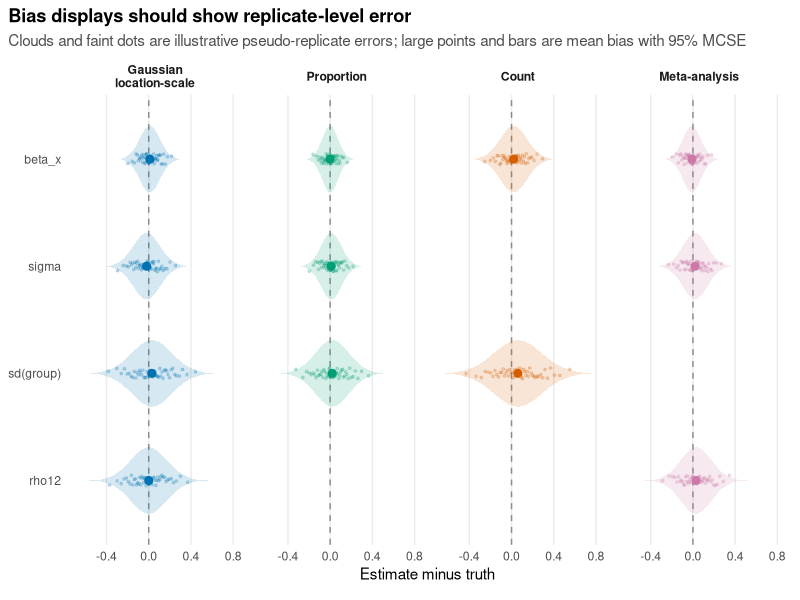
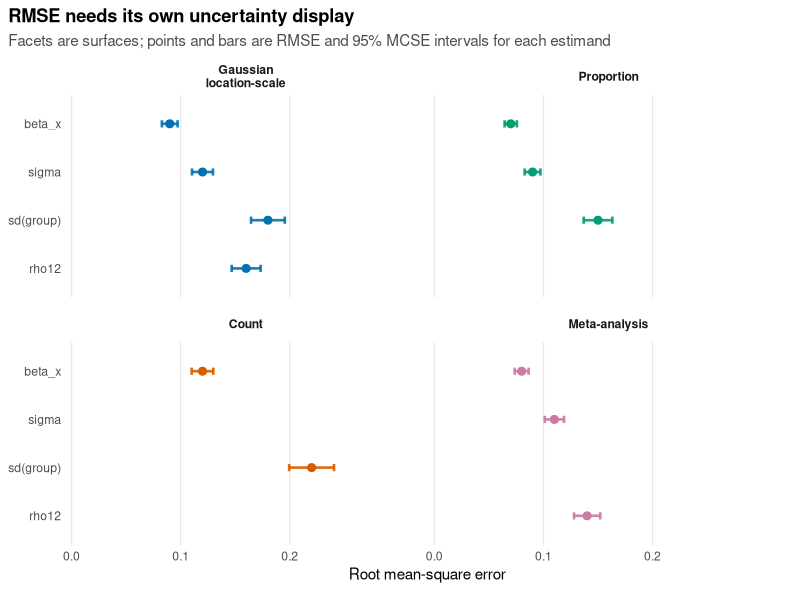
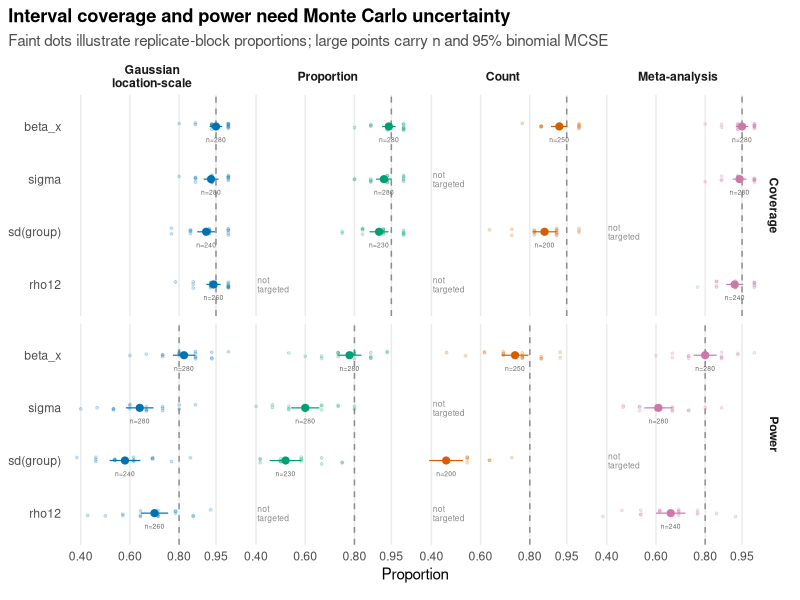
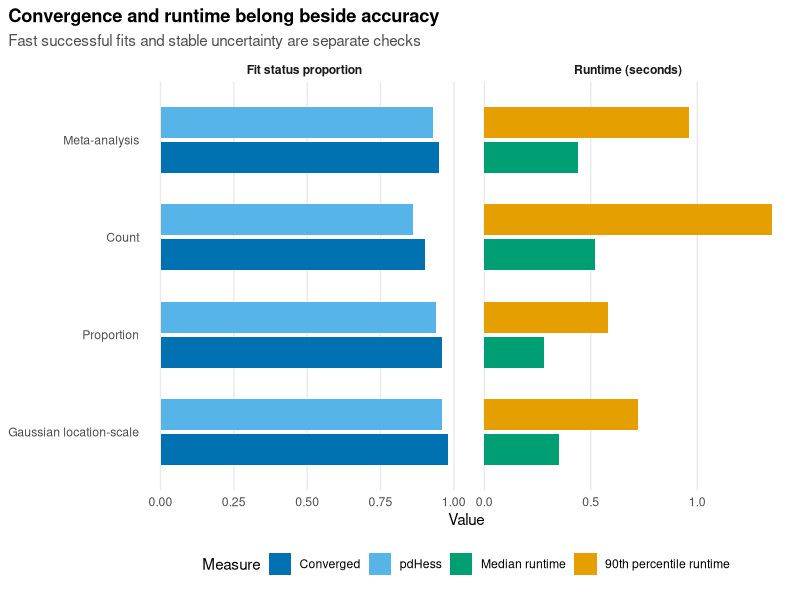
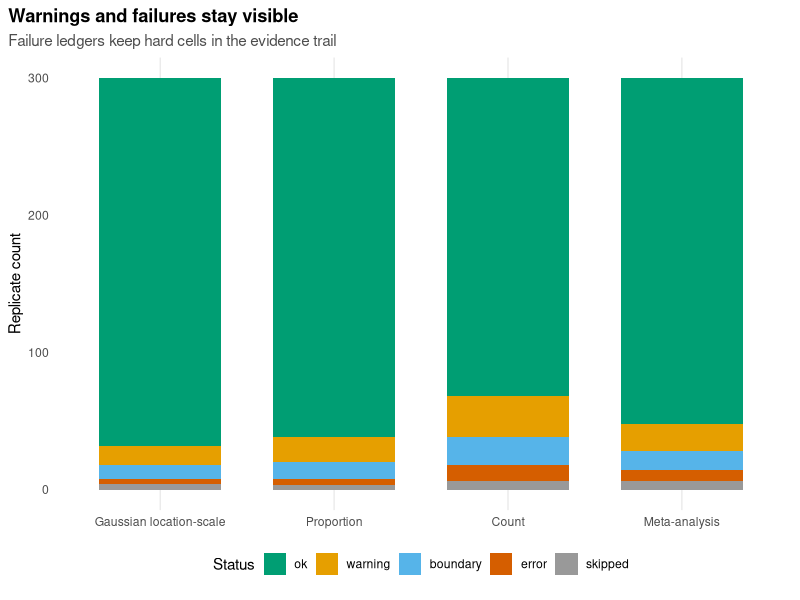

The R script that drew these images, in order:
## ---- chunk 1
has_ggplot2 <- requireNamespace("ggplot2", quietly = TRUE)
knitr::opts_chunk$set(
  collapse = TRUE,
  comment = "#>",
  fig.width = 7,
  fig.height = 4.2,
  dpi = 144,
  eval = has_ggplot2
)
## ---- chunk 2
library(ggplot2)

theme_sim_grammar <- function() {
  theme_minimal(base_size = 11) +
    theme(
      panel.grid.minor = element_blank(),
      panel.grid.major.y = element_blank(),
      plot.title.position = "plot",
      plot.title = element_text(face = "bold"),
      plot.subtitle = element_text(colour = "grey30", lineheight = 1.05),
      strip.text = element_text(face = "bold"),
      legend.position = "bottom",
      plot.margin = margin(6, 10, 12, 6)
    )
}

surface_palette <- c(
  "Gaussian location-scale" = "#0072B2",
  "Proportion" = "#009E73",
  "Count" = "#D55E00",
  "Meta-analysis" = "#CC79A7"
)

surface_levels <- names(surface_palette)
surface_facet_labels <- c(
  "Gaussian location-scale" = "Gaussian\nlocation-scale",
  "Proportion" = "Proportion",
  "Count" = "Count",
  "Meta-analysis" = "Meta-analysis"
)
estimand_display_labels <- c(
  "beta_x" = "beta_x",
  "sigma" = "sigma",
  "sd_group" = "sd(group)",
  "rho12" = "rho12"
)
## ---- chunk 3
accuracy_summary <- data.frame(
  surface = rep(surface_levels, each = 4),
  estimand = rep(c("beta_x", "sigma", "sd_group", "rho12"), 4),
  bias = c(
    0.01, -0.02, 0.03, 0.00,
    0.00, 0.01, 0.02, NA,
    0.02, NA, 0.06, NA,
    -0.01, 0.02, NA, 0.03
  ),
  rmse = c(
    0.09, 0.12, 0.18, 0.16,
    0.07, 0.09, 0.15, NA,
    0.12, NA, 0.22, NA,
    0.08, 0.11, NA, 0.14
  ),
  n_replicate = c(
    300, 300, 260, 280,
    300, 300, 250, NA,
    280, NA, 220, NA,
    300, 300, NA, 260
  )
)
accuracy_summary$surface <- factor(
  accuracy_summary$surface,
  levels = surface_levels
)
accuracy_summary$error_sd <- sqrt(
  pmax(accuracy_summary$rmse^2 - accuracy_summary$bias^2, 0)
)
accuracy_summary$bias_mcse <- with(
  accuracy_summary,
  error_sd / sqrt(n_replicate)
)
accuracy_summary$rmse_mcse <- with(
  accuracy_summary,
  rmse / sqrt(2 * n_replicate)
)
accuracy_summary$bias_low <- accuracy_summary$bias -
  1.96 * accuracy_summary$bias_mcse
accuracy_summary$bias_high <- accuracy_summary$bias +
  1.96 * accuracy_summary$bias_mcse
accuracy_summary$rmse_low <- pmax(
  0,
  accuracy_summary$rmse - 1.96 * accuracy_summary$rmse_mcse
)
accuracy_summary$rmse_high <- accuracy_summary$rmse +
  1.96 * accuracy_summary$rmse_mcse
accuracy_summary$estimand <- factor(
  accuracy_summary$estimand,
  levels = rev(c("beta_x", "sigma", "sd_group", "rho12"))
)

display_replicates <- 49
accuracy_replicates <- do.call(
  rbind,
  lapply(seq_len(nrow(accuracy_summary)), function(i) {
    row <- accuracy_summary[i, ]
    if (is.na(row$bias) || is.na(row$rmse)) {
      return(NULL)
    }
    data.frame(
      surface = row$surface,
      estimand = row$estimand,
      error = row$bias + qnorm(ppoints(display_replicates)) * row$error_sd
    )
  })
)
accuracy_replicates$surface <- factor(
  accuracy_replicates$surface,
  levels = surface_levels
)
accuracy_replicates$estimand <- factor(
  accuracy_replicates$estimand,
  levels = levels(accuracy_summary$estimand)
)
set.seed(20260519)
ggplot(accuracy_replicates, aes(error, estimand)) +
  geom_vline(xintercept = 0, linetype = "dashed", colour = "grey55") +
  geom_violin(
    aes(
      fill = surface
    ),
    width = 0.62,
    alpha = 0.16,
    colour = NA,
    scale = "width",
    trim = FALSE
  ) +
  geom_point(
    aes(colour = surface),
    position = position_jitter(height = 0.05, width = 0),
    alpha = 0.22,
    size = 0.65,
    show.legend = FALSE
  ) +
  geom_segment(
    data = accuracy_summary,
    aes(
      x = bias_low,
      xend = bias_high,
      y = estimand,
      yend = estimand,
      colour = surface
    ),
    linewidth = 0.85,
    na.rm = TRUE
  ) +
  geom_point(
    data = accuracy_summary,
    aes(bias, estimand, colour = surface),
    size = 2.4,
    na.rm = TRUE
  ) +
  facet_wrap(
    ~surface,
    nrow = 1,
    labeller = labeller(surface = as_labeller(surface_facet_labels))
  ) +
  scale_colour_manual(values = surface_palette, drop = FALSE) +
  scale_fill_manual(values = surface_palette, drop = FALSE) +
  labs(
    title = "Bias displays should show replicate-level error",
    subtitle = paste(
      "Clouds and faint dots are illustrative pseudo-replicate errors;",
      "large points and bars are mean bias with 95% MCSE"
    ),
    x = "Estimate minus truth",
    y = NULL,
    colour = "Surface"
  ) +
  scale_y_discrete(labels = estimand_display_labels) +
  guides(colour = "none", fill = "none") +
  theme_sim_grammar()

ggplot(accuracy_summary, aes(rmse, estimand, colour = surface)) +
  geom_errorbarh(
    aes(
      xmin = rmse_low,
      xmax = rmse_high
    ),
    height = 0.15,
    linewidth = 0.9,
    alpha = 0.9,
    na.rm = TRUE
  ) +
  geom_point(size = 2.4, na.rm = TRUE) +
  facet_wrap(
    ~surface,
    nrow = 2,
    labeller = labeller(surface = as_labeller(surface_facet_labels))
  ) +
  scale_colour_manual(values = surface_palette, drop = FALSE) +
  labs(
    title = "RMSE needs its own uncertainty display",
    subtitle = "Facets are surfaces; points and bars are RMSE and 95% MCSE intervals for each estimand",
    x = "Root mean-square error",
    y = NULL,
    colour = "Surface"
  ) +
  scale_x_continuous(
    breaks = c(0, 0.10, 0.20),
    limits = c(0, 0.31),
    expand = expansion(mult = c(0.01, 0.04))
  ) +
  scale_y_discrete(labels = estimand_display_labels) +
  guides(colour = "none") +
  theme_sim_grammar()
## ---- chunk 4
interval_summary <- data.frame(
  surface = rep(surface_levels, each = 4),
  estimand = rep(c("beta_x", "sigma", "sd_group", "rho12"), 4),
  coverage = c(
    0.95, 0.93, 0.91, 0.94,
    0.94, 0.92, 0.90, NA,
    0.92, NA, 0.86, NA,
    0.95, 0.94, NA, 0.92
  ),
  power = c(
    0.82, 0.64, 0.58, 0.70,
    0.78, 0.60, 0.52, NA,
    0.74, NA, 0.46, NA,
    0.80, 0.61, NA, 0.66
  ),
  n_interval = c(
    280, 280, 240, 260,
    280, 280, 230, NA,
    250, NA, 200, NA,
    280, 280, NA, 240
  )
)
interval_summary$surface <- factor(
  interval_summary$surface,
  levels = surface_levels
)
interval_long <- rbind(
  data.frame(
    interval_summary[c("surface", "estimand", "n_interval")],
    measure = "Coverage",
    value = interval_summary$coverage,
    target = 0.95
  ),
  data.frame(
    interval_summary[c("surface", "estimand", "n_interval")],
    measure = "Power",
    value = interval_summary$power,
    target = 0.80
  )
)
interval_long$mcse <- sqrt(
  interval_long$value * (1 - interval_long$value) / interval_long$n_interval
)
interval_long$lower <- pmax(0, interval_long$value - 1.96 * interval_long$mcse)
interval_long$upper <- pmin(1, interval_long$value + 1.96 * interval_long$mcse)
interval_long$measure <- factor(
  interval_long$measure,
  levels = c("Coverage", "Power")
)
interval_long$estimand <- factor(
  interval_long$estimand,
  levels = rev(c("beta_x", "sigma", "sd_group", "rho12"))
)
interval_long$missing_x <- ifelse(
  interval_long$measure == "Coverage",
  0.405,
  0.405
)
interval_target <- unique(interval_long[c("measure", "target")])
interval_present <- interval_long[!is.na(interval_long$value), , drop = FALSE]
interval_missing <- interval_long[is.na(interval_long$value), , drop = FALSE]
make_interval_blocks <- function(row, n_block = 18) {
  block_size <- max(8L, floor(row$n_interval / n_block))
  block_proportion <- qbinom(
    ppoints(n_block),
    size = block_size,
    prob = row$value
  ) / block_size
  data.frame(
    surface = row$surface,
    estimand = row$estimand,
    measure = row$measure,
    block_proportion = block_proportion
  )
}
interval_blocks <- do.call(
  rbind,
  lapply(seq_len(nrow(interval_present)), function(i) {
    make_interval_blocks(interval_present[i, ])
  })
)

ggplot(interval_present, aes(value, estimand, colour = surface)) +
  geom_vline(
    data = interval_target,
    aes(xintercept = target),
    linetype = "dashed",
    colour = "grey55",
    inherit.aes = FALSE
  ) +
  geom_point(
    data = interval_blocks,
    aes(block_proportion, estimand, colour = surface),
    position = position_jitter(height = 0.07, width = 0),
    alpha = 0.18,
    size = 0.70,
    inherit.aes = FALSE
  ) +
  geom_segment(
    aes(x = lower, xend = upper, yend = estimand),
    linewidth = 0.4,
    na.rm = TRUE
  ) +
  geom_point(size = 2.1, na.rm = TRUE) +
  geom_text(
    aes(label = paste0("n=", n_interval)),
    nudge_y = -0.25,
    colour = "grey40",
    size = 1.7,
    na.rm = TRUE,
    show.legend = FALSE
  ) +
  geom_text(
    data = interval_missing,
    aes(x = missing_x, y = estimand, label = "not\ntargeted"),
    colour = "grey55",
    size = 2.15,
    lineheight = 0.9,
    hjust = 0,
    inherit.aes = FALSE
  ) +
  facet_grid(
    measure ~ surface,
    labeller = labeller(surface = as_labeller(surface_facet_labels))
  ) +
  scale_colour_manual(values = surface_palette, guide = "none") +
  scale_x_continuous(
    limits = c(0.38, 1),
    breaks = c(0.4, 0.6, 0.8, 0.95),
    labels = c("0.40", "0.60", "0.80", "0.95")
  ) +
  scale_y_discrete(labels = estimand_display_labels) +
  labs(
    title = "Interval coverage and power need Monte Carlo uncertainty",
    subtitle = "Faint dots illustrate replicate-block proportions; large points carry n and 95% binomial MCSE",
    x = "Proportion",
    y = NULL,
    colour = "Surface"
  ) +
  theme_sim_grammar()
## ---- chunk 5
run_summary <- data.frame(
  surface = surface_levels,
  convergence_rate = c(0.98, 0.96, 0.90, 0.95),
  pdhess_rate = c(0.96, 0.94, 0.86, 0.93),
  elapsed_median = c(0.35, 0.28, 0.52, 0.44),
  elapsed_p90 = c(0.72, 0.58, 1.35, 0.96)
)
run_summary$surface <- factor(run_summary$surface, levels = surface_levels)
run_long <- rbind(
  data.frame(
    surface = run_summary$surface,
    measure = "Converged",
    value = run_summary$convergence_rate
  ),
  data.frame(
    surface = run_summary$surface,
    measure = "pdHess",
    value = run_summary$pdhess_rate
  ),
  data.frame(
    surface = run_summary$surface,
    measure = "Median runtime",
    value = run_summary$elapsed_median
  ),
  data.frame(
    surface = run_summary$surface,
    measure = "90th percentile runtime",
    value = run_summary$elapsed_p90
  )
)
run_long$panel <- ifelse(
  grepl("runtime", run_long$measure),
  "Runtime (seconds)",
  "Fit status proportion"
)
run_long$measure <- factor(
  run_long$measure,
  levels = c(
    "Converged",
    "pdHess",
    "Median runtime",
    "90th percentile runtime"
  )
)

ggplot(run_long, aes(value, surface, fill = measure)) +
  geom_col(position = position_dodge(width = 0.72), width = 0.64) +
  facet_wrap(~panel, scales = "free_x") +
  scale_fill_manual(values = c(
    "Converged" = "#0072B2",
    "pdHess" = "#56B4E9",
    "Median runtime" = "#009E73",
    "90th percentile runtime" = "#E69F00"
  )) +
  labs(
    title = "Convergence and runtime belong beside accuracy",
    subtitle = "Fast successful fits and stable uncertainty are separate checks",
    x = "Value",
    y = NULL,
    fill = "Measure"
  ) +
  theme_sim_grammar()
## ---- chunk 6
failure_ledger <- data.frame(
  surface = rep(surface_levels, each = 5),
  status = rep(c("ok", "warning", "boundary", "error", "skipped"), 4),
  count = c(
    268, 14, 10, 4, 4,
    262, 18, 12, 5, 3,
    232, 30, 20, 12, 6,
    252, 20, 14, 8, 6
  )
)
failure_ledger$surface <- factor(failure_ledger$surface, levels = surface_levels)
failure_ledger$status <- factor(
  failure_ledger$status,
  levels = c("ok", "warning", "boundary", "error", "skipped")
)

ggplot(failure_ledger, aes(surface, count, fill = status)) +
  geom_col(width = 0.7) +
  scale_fill_manual(values = c(
    "ok" = "#009E73",
    "warning" = "#E69F00",
    "boundary" = "#56B4E9",
    "error" = "#D55E00",
    "skipped" = "#999999"
  )) +
  labs(
    title = "Warnings and failures stay visible",
    subtitle = "Failure ledgers keep hard cells in the evidence trail",
    x = NULL,
    y = "Replicate count",
    fill = "Status"
  ) +
  theme_sim_grammar()
